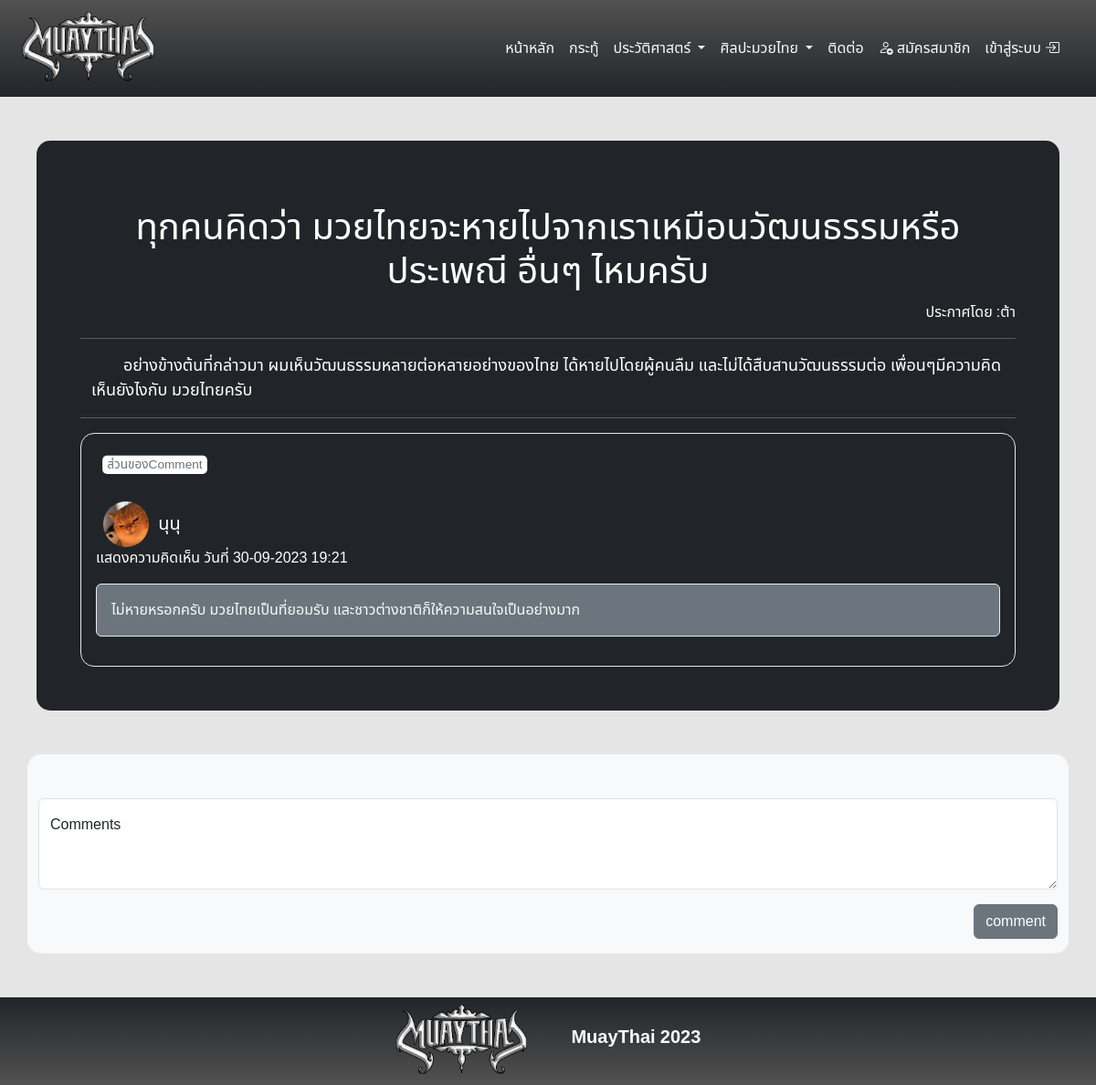
/dbproject/topic_detail.php?id=33, run on the app's committed database.
### tables this page shows
CREATE TABLE `topics` (
  `topicID` int(11) NOT NULL,
  `topicName` varchar(255) NOT NULL,
  `customerID` int(11) DEFAULT NULL,
  `topicDetail` longtext DEFAULT NULL,
  `topicdatetime` varchar(255) DEFAULT NULL
);

CREATE TABLE `customers` (
  `customerID` int(11) NOT NULL,
  `username` varchar(255) DEFAULT NULL,
  `pass` varchar(255) DEFAULT NULL,
  `firstname` varchar(255) DEFAULT NULL,
  `lastname` varchar(255) DEFAULT NULL,
  `email` varchar(255) DEFAULT NULL,
  `phone` varchar(255) DEFAULT NULL,
  `fileimg` varchar(255) NOT NULL
);

CREATE TABLE `comments` (
  `commentID` int(11) NOT NULL,
  `commentDetail` varchar(255) DEFAULT NULL,
  `customerID` int(11) DEFAULT NULL,
  `topicID` int(11) DEFAULT NULL,
  `commentdatetime` varchar(255) NOT NULL
);

### dbproject/topic_detail.php (the view, shortened to what this page needs)
<?php
require('server.php');
$topicID =  $_GET["id"];
$sql = "SELECT customers.firstname,topicID,topicDetail,topicName,topicdatetime FROM topics INNER JOIN customers ON topics.customerID = customers.customerID WHERE topicID = $topicID";
$resalt = mysqli_query($conn,$sql);
$row = mysqli_fetch_assoc($resalt);
$sqlcomment = "SELECT customers.firstname,commentID,commentDetail,comments.customerID,comments.topicID,commentdatetime,fileimg FROM comments INNER JOIN customers ON comments.customerID = customers.customerID WHERE topicID = $topicID";
$resalts = mysqli_query($conn,$sqlcomment);
?>
<!DOCTYPE html>
<html lang="en">
<head>
   <link rel="stylesheet" href="https://cdn.jsdelivr.net/npm/bootstrap-icons@1.10.5/font/bootstrap-icons.css">
   <link href="https://cdn.jsdelivr.net/npm/bootstrap@5.3.1/dist/css/bootstrap.min.css" rel="stylesheet">
   <link rel="stylesheet" href="index.css">
</head>
<body >
   <?php require('headerpage.php') ?>
<div class="container my-5 px-5 py-5 text-bg-dark " id="content" style="border-radius: 15px;" >
         <div class="text-center mt-4">
            <H1><?php echo $row["topicName"]; ?></H1>
            <p style=" text-align:right; "> <?php echo "ประกาศโดย :".$row["firstname"] ?>  </p>
         </div>
         <hr>
      <div class="container " style="font-size: 18px; text-indent: 35px;" >
               <p><?php echo $row["topicDetail"]; ?></p>
      </div>
              <hr>
         <div class="container p-3" style=" border: 1px solid #e5e5e5;overflow: auto; border-radius: 15px;   ">
         <div class="form-floating " >
            <input type="email" readonly class="form-control-plaintext" id="floatingEmptyPlaintextInput" >
            <label for="" >ส่วนของComment</label>
         </div>
            <?php while($row2 = mysqli_fetch_assoc($resalts)){?>
            <div class="" >
                  <div class="row">
                     <div class="col-6">
                        <div class="d-flex mx-2">
                           <h5 class="accordion-header " >
                           <img src="<?php echo $row2['fileimg'] ?>" alt="" style=" height: 50px; width: 50px; border-radius: 50%; margin-right: 5px;">
                                       <?php echo$row2['firstname']?>
                           </h5>
                        </div>
                     </div>
                  </div>
                  <p>แสดงความคิดเห็น วันที่ <?php echo$row2['commentdatetime']?>  </p>
               <div class="alert alert-light bg-secondary text-light"  role="alert" >
                  <?php echo $row2['commentDetail'] ?>
               </div>
            </div>
            <?php }?>
         </div>
    </div>
    <div class="container pb-3 mb-5 bg-light" style=" border-radius: 15px; ">
      <form action="comment.php" method="post" class="mt-5">
      <div class="form-floating">
        <textarea class="form-control " placeholder="Leave a comment here"  name="comment" style="height: 100px"></textarea>
        <label for="floatingTextarea2">Comments</label>
      </div>
      <div class="d-flex align-content-end justify-content-end mt-3">
        <button class="btn btn-secondary " type="submit">comment</button>
      </div>
      </form>
    </div>
  <?php require('footerpage.php'); ?>
  </body>
</html>

### dbproject/index.css (style rules this page uses)
html { scroll-behavior: smooth; height: 100%; }
* { font-family: 'Noto Sans Thai', sans-serif; margin: 0; padding: 0; }
body { display: flex; flex-direction: column; height: 100%; }
#content { width: 70rem; }

### dbproject/topic_detail.php (style rules this page uses)
body { background-color: #e5e5e5; }

### data on the page
topics: topicName "ทุกคนคิดว่า มวยไทยจะหายไปจากเราเหมือนวัฒนธรรมหรือประเพณี อื่นๆ ไหมครับ", customerID.firstname "ต้า", topicDetail "อย่างข้างต้นที่กล่าวมา ผมเห็นวัฒนธรรมหลายต่อหลายอย่างของไทย ได้หายไปโดยผู้คนลืม และไม่ได้สืบสานวัฒนธรรมต่อ เพื่อนๆมีความคิดเห็นยังไงกับ มวยไทยครับ"
comments: customerID.fileimg (picture), customerID.firstname "นุนุ", commentdatetime "30-09-2023 19:21", commentDetail "ไม่หายหรอกครับ มวยไทยเป็นที่ยอมรับ และชาวต่างชาติก็ให้ความสนใจเป็นอย่างมาก"
